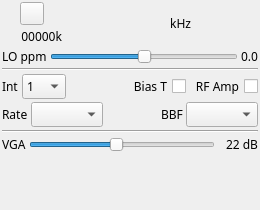
<?xml version="1.0" encoding="UTF-8"?>
<ui version="4.0">
 <class>HackRFOutputGui</class>
 <widget class="QWidget" name="HackRFOutputGui">
  <property name="geometry">
   <rect>
    <x>0</x>
    <y>0</y>
    <width>260</width>
    <height>210</height>
   </rect>
  </property>
  <property name="sizePolicy">
   <sizepolicy hsizetype="Preferred" vsizetype="Maximum">
    <horstretch>0</horstretch>
    <verstretch>0</verstretch>
   </sizepolicy>
  </property>
  <property name="minimumSize">
   <size>
    <width>260</width>
    <height>210</height>
   </size>
  </property>
  <property name="font">
   <font>
    <family>Sans Serif</family>
    <pointsize>9</pointsize>
   </font>
  </property>
  <property name="windowTitle">
   <string>HackRF</string>
  </property>
  <layout class="QVBoxLayout" name="verticalLayout">
   <property name="spacing">
    <number>3</number>
   </property>
   <property name="leftMargin">
    <number>2</number>
   </property>
   <property name="topMargin">
    <number>2</number>
   </property>
   <property name="rightMargin">
    <number>2</number>
   </property>
   <property name="bottomMargin">
    <number>2</number>
   </property>
   <item>
    <layout class="QHBoxLayout" name="horizontalLayout_freq">
     <item>
      <layout class="QVBoxLayout" name="deviceUILayout">
       <item>
        <layout class="QHBoxLayout" name="deviceButtonsLayout">
         <item>
          <widget class="ButtonSwitch" name="startStop">
           <property name="toolTip">
            <string>start/stop acquisition</string>
           </property>
           <property name="text">
            <string/>
           </property>
           <property name="icon">
            <iconset resource="../../../sdrbase/resources/res.qrc">
             <normaloff>:/play.png</normaloff>
             <normalon>:/stop.png</normalon>:/play.png</iconset>
           </property>
          </widget>
         </item>
        </layout>
       </item>
       <item>
        <layout class="QHBoxLayout" name="deviceRateLayout">
         <item>
          <widget class="QLabel" name="deviceRateText">
           <property name="minimumSize">
            <size>
             <width>60</width>
             <height>0</height>
            </size>
           </property>
           <property name="toolTip">
            <string>I/Q sample rate kS/s</string>
           </property>
           <property name="text">
            <string>00000k</string>
           </property>
           <property name="alignment">
            <set>Qt::AlignRight|Qt::AlignTrailing|Qt::AlignVCenter</set>
           </property>
          </widget>
         </item>
        </layout>
       </item>
      </layout>
     </item>
     <item>
      <spacer name="freqLeftSpacer">
       <property name="orientation">
        <enum>Qt::Horizontal</enum>
       </property>
       <property name="sizeHint" stdset="0">
        <size>
         <width>0</width>
         <height>0</height>
        </size>
       </property>
      </spacer>
     </item>
     <item>
      <widget class="ValueDial" name="centerFrequency" native="true">
       <property name="sizePolicy">
        <sizepolicy hsizetype="Maximum" vsizetype="Maximum">
         <horstretch>0</horstretch>
         <verstretch>0</verstretch>
        </sizepolicy>
       </property>
       <property name="minimumSize">
        <size>
         <width>32</width>
         <height>16</height>
        </size>
       </property>
       <property name="font">
        <font>
         <family>Monospace</family>
         <pointsize>20</pointsize>
        </font>
       </property>
       <property name="cursor">
        <cursorShape>SizeVerCursor</cursorShape>
       </property>
       <property name="focusPolicy">
        <enum>Qt::StrongFocus</enum>
       </property>
       <property name="toolTip">
        <string>Tuner center frequency in kHz</string>
       </property>
      </widget>
     </item>
     <item>
      <widget class="QLabel" name="freqUnits">
       <property name="text">
        <string> kHz</string>
       </property>
      </widget>
     </item>
     <item>
      <spacer name="freqRightlSpacer">
       <property name="orientation">
        <enum>Qt::Horizontal</enum>
       </property>
       <property name="sizeHint" stdset="0">
        <size>
         <width>0</width>
         <height>0</height>
        </size>
       </property>
      </spacer>
     </item>
    </layout>
   </item>
   <item>
    <layout class="QGridLayout" name="gridLayout_LOppm">
     <property name="spacing">
      <number>3</number>
     </property>
     <item row="0" column="0">
      <widget class="QLabel" name="LOppmLabel">
       <property name="toolTip">
        <string>LO correction ppm</string>
       </property>
       <property name="text">
        <string>LO ppm</string>
       </property>
      </widget>
     </item>
     <item row="0" column="1">
      <widget class="QSlider" name="LOppm">
       <property name="toolTip">
        <string>Local Oscullator ppm correction</string>
       </property>
       <property name="minimum">
        <number>-100</number>
       </property>
       <property name="maximum">
        <number>100</number>
       </property>
       <property name="pageStep">
        <number>1</number>
       </property>
       <property name="orientation">
        <enum>Qt::Horizontal</enum>
       </property>
      </widget>
     </item>
     <item row="0" column="2">
      <widget class="QLabel" name="LOppmText">
       <property name="text">
        <string>0.0</string>
       </property>
      </widget>
     </item>
    </layout>
   </item>
   <item>
    <widget class="Line" name="line_freq">
     <property name="orientation">
      <enum>Qt::Horizontal</enum>
     </property>
    </widget>
   </item>
   <item>
    <layout class="QGridLayout" name="gridLayout_corr">
     <item row="0" column="0">
      <widget class="QLabel" name="label_interp">
       <property name="text">
        <string>Int</string>
       </property>
      </widget>
     </item>
     <item row="0" column="3">
      <widget class="QCheckBox" name="biasT">
       <property name="toolTip">
        <string>Activate antenna bias tee</string>
       </property>
       <property name="layoutDirection">
        <enum>Qt::RightToLeft</enum>
       </property>
       <property name="text">
        <string>Bias T</string>
       </property>
      </widget>
     </item>
     <item row="0" column="4">
      <widget class="QCheckBox" name="lnaExt">
       <property name="toolTip">
        <string>Extra LNA +14dB</string>
       </property>
       <property name="layoutDirection">
        <enum>Qt::RightToLeft</enum>
       </property>
       <property name="text">
        <string>RF Amp</string>
       </property>
      </widget>
     </item>
     <item row="0" column="2">
      <spacer name="horizontalSpacer_2">
       <property name="orientation">
        <enum>Qt::Horizontal</enum>
       </property>
       <property name="sizeHint" stdset="0">
        <size>
         <width>40</width>
         <height>20</height>
        </size>
       </property>
      </spacer>
     </item>
     <item row="0" column="1">
      <widget class="QComboBox" name="interp">
       <property name="maximumSize">
        <size>
         <width>55</width>
         <height>16777215</height>
        </size>
       </property>
       <property name="toolTip">
        <string>Decimation factor</string>
       </property>
       <property name="currentIndex">
        <number>0</number>
       </property>
       <item>
        <property name="text">
         <string>1</string>
        </property>
       </item>
       <item>
        <property name="text">
         <string>2</string>
        </property>
       </item>
       <item>
        <property name="text">
         <string>4</string>
        </property>
       </item>
       <item>
        <property name="text">
         <string>8</string>
        </property>
       </item>
       <item>
        <property name="text">
         <string>16</string>
        </property>
       </item>
       <item>
        <property name="text">
         <string>32</string>
        </property>
       </item>
      </widget>
     </item>
    </layout>
   </item>
   <item>
    <layout class="QGridLayout" name="gridLayout_samplerate">
     <property name="spacing">
      <number>3</number>
     </property>
     <item row="0" column="0">
      <widget class="QLabel" name="sampleRateLabel">
       <property name="sizePolicy">
        <sizepolicy hsizetype="Maximum" vsizetype="Preferred">
         <horstretch>0</horstretch>
         <verstretch>0</verstretch>
        </sizepolicy>
       </property>
       <property name="text">
        <string>Rate</string>
       </property>
      </widget>
     </item>
     <item row="0" column="1">
      <widget class="QComboBox" name="sampleRate">
       <property name="toolTip">
        <string>Device sample rate</string>
       </property>
      </widget>
     </item>
     <item row="0" column="3">
      <widget class="QLabel" name="bbFiltLabel">
       <property name="text">
        <string>BBF</string>
       </property>
      </widget>
     </item>
     <item row="0" column="4">
      <widget class="QComboBox" name="bbFilter">
       <property name="toolTip">
        <string>RF bandpas filter</string>
       </property>
      </widget>
     </item>
     <item row="0" column="2">
      <spacer name="horizontalSpacer">
       <property name="orientation">
        <enum>Qt::Horizontal</enum>
       </property>
       <property name="sizeHint" stdset="0">
        <size>
         <width>40</width>
         <height>20</height>
        </size>
       </property>
      </spacer>
     </item>
    </layout>
   </item>
   <item>
    <widget class="Line" name="line_fcPos">
     <property name="orientation">
      <enum>Qt::Horizontal</enum>
     </property>
    </widget>
   </item>
   <item>
    <layout class="QGridLayout" name="gridLayout_txvga" columnstretch="0,0,0">
     <property name="spacing">
      <number>3</number>
     </property>
     <item row="0" column="0">
      <widget class="QLabel" name="txvgaGainLabel">
       <property name="text">
        <string>VGA</string>
       </property>
      </widget>
     </item>
     <item row="0" column="1">
      <widget class="QSlider" name="txvga">
       <property name="toolTip">
        <string>VGA gain dB</string>
       </property>
       <property name="maximum">
        <number>47</number>
       </property>
       <property name="singleStep">
        <number>1</number>
       </property>
       <property name="pageStep">
        <number>1</number>
       </property>
       <property name="value">
        <number>22</number>
       </property>
       <property name="orientation">
        <enum>Qt::Horizontal</enum>
       </property>
      </widget>
     </item>
     <item row="0" column="2">
      <widget class="QLabel" name="txvgaGainText">
       <property name="minimumSize">
        <size>
         <width>40</width>
         <height>0</height>
        </size>
       </property>
       <property name="text">
        <string>22 dB</string>
       </property>
       <property name="alignment">
        <set>Qt::AlignRight|Qt::AlignTrailing|Qt::AlignVCenter</set>
       </property>
      </widget>
     </item>
    </layout>
   </item>
   <item>
    <layout class="QHBoxLayout" name="padLayout">
     <item>
      <spacer name="verticaPadlSpacer">
       <property name="orientation">
        <enum>Qt::Vertical</enum>
       </property>
       <property name="sizeHint" stdset="0">
        <size>
         <width>20</width>
         <height>40</height>
        </size>
       </property>
      </spacer>
     </item>
    </layout>
   </item>
  </layout>
 </widget>
 <customwidgets>
  <customwidget>
   <class>ValueDial</class>
   <extends>QWidget</extends>
   <header>gui/valuedial.h</header>
   <container>1</container>
  </customwidget>
  <customwidget>
   <class>ButtonSwitch</class>
   <extends>QToolButton</extends>
   <header>gui/buttonswitch.h</header>
  </customwidget>
 </customwidgets>
 <resources>
  <include location="../../../sdrbase/resources/res.qrc"/>
  <include location="../../../sdrbase/resources/res.qrc"/>
  <include location="../../../sdrbase/resources/res.qrc"/>
  <include location="../../../sdrbase/resources/res.qrc"/>
  <include location="../../../sdrbase/resources/res.qrc"/>
  <include location="../../../sdrbase/resources/res.qrc"/>
  <include location="../../../sdrbase/resources/res.qrc"/>
  <include location="../../../sdrbase/resources/res.qrc"/>
  <include location="../../../sdrbase/resources/res.qrc"/>
  <include location="../../../sdrbase/resources/res.qrc"/>
  <include location="../../../sdrbase/resources/res.qrc"/>
  <include location="../../../sdrbase/resources/res.qrc"/>
  <include location="../../../sdrbase/resources/res.qrc"/>
  <include location="../../../sdrbase/resources/res.qrc"/>
  <include location="../../../sdrbase/resources/res.qrc"/>
  <include location="../../../sdrbase/resources/res.qrc"/>
  <include location="../../../sdrbase/resources/res.qrc"/>
  <include location="../../../sdrbase/resources/res.qrc"/>
  <include location="../../../sdrbase/resources/res.qrc"/>
  <include location="../../../sdrbase/resources/res.qrc"/>
  <include location="../../../sdrbase/resources/res.qrc"/>
  <include location="../../../sdrbase/resources/res.qrc"/>
  <include location="../../../sdrbase/resources/res.qrc"/>
  <include location="../../../sdrbase/resources/res.qrc"/>
  <include location="../../../sdrbase/resources/res.qrc"/>
 </resources>
 <connections/>
</ui>
